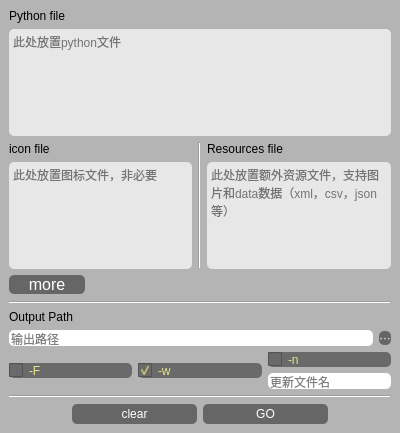
<?xml version="1.0" encoding="UTF-8"?>
<ui version="4.0">
 <class>MainWindow</class>
 <widget class="QMainWindow" name="MainWindow">
  <property name="geometry">
   <rect>
    <x>0</x>
    <y>0</y>
    <width>400</width>
    <height>433</height>
   </rect>
  </property>
  <property name="minimumSize">
   <size>
    <width>400</width>
    <height>0</height>
   </size>
  </property>
  <property name="windowTitle">
   <string>Packing For Py</string>
  </property>
  <property name="windowOpacity">
   <double>0.950000000000000</double>
  </property>
  <property name="styleSheet">
   <string notr="true">QMainWindow{
	background-color: rgb(180, 180, 180)
}
.QPushButton{
	border-radius: 5px;
	font: 20pt &quot;Dirnaith&quot;;
	color: white;
	background-color: rgb(102, 102, 102);
}
.QPushButton:hover { 
	color: black;
	background-color: rgb(124, 208, 190);
}
.QPushButton:pressed { 
	color: black;
	background-color: rgb(152, 255, 233);
}
.QLineEdit{
	font: 14pt &quot;Consolas&quot;;
	border-color: rgb(80, 156, 255);
	border-radius: 5px;
	color: black;
	background-color: rgb(255, 255, 255);
}
.QLineEdit:focus {
	padding: 1px;
	border: 3px solid rgb(239, 176, 74);
}
.QTextEdit{
	border-radius: 5px;
	font: 14pt &quot;Consolas&quot;;
	color: black;
	background-color: rgb(231, 231, 231);
}
.QTextEdit:focus {
	padding: 1px;
	border: 3px solid rgb(132, 132, 132);
	color: black;
}
.QLabel{
	font: 14pt &quot;Dirnaith&quot;;
	background-color: transparent;
}
.QCheckBox{
	border-radius: 5px;
	font: 14pt &quot;Consolas&quot;;
	color: rgb(231, 228, 142);
	background-color: rgb(106, 106, 106);
}</string>
  </property>
  <property name="iconSize">
   <size>
    <width>512</width>
    <height>512</height>
   </size>
  </property>
  <widget class="QWidget" name="centralwidget">
   <property name="styleSheet">
    <string notr="true"/>
   </property>
   <layout class="QVBoxLayout" name="verticalLayout_6">
    <item>
     <layout class="QVBoxLayout" name="verticalLayout_3">
      <item>
       <widget class="QLabel" name="label">
        <property name="sizePolicy">
         <sizepolicy hsizetype="Preferred" vsizetype="Fixed">
          <horstretch>0</horstretch>
          <verstretch>0</verstretch>
         </sizepolicy>
        </property>
        <property name="text">
         <string>Python file</string>
        </property>
       </widget>
      </item>
      <item>
       <widget class="QTextEdit" name="python">
        <property name="acceptDrops">
         <bool>true</bool>
        </property>
        <property name="placeholderText">
         <string>此处放置python文件</string>
        </property>
       </widget>
      </item>
     </layout>
    </item>
    <item>
     <widget class="QFrame" name="moreselection">
      <layout class="QHBoxLayout" name="horizontalLayout_4">
       <property name="spacing">
        <number>6</number>
       </property>
       <property name="leftMargin">
        <number>0</number>
       </property>
       <property name="topMargin">
        <number>0</number>
       </property>
       <property name="rightMargin">
        <number>0</number>
       </property>
       <property name="bottomMargin">
        <number>0</number>
       </property>
       <item>
        <layout class="QVBoxLayout" name="verticalLayout_2">
         <item>
          <widget class="QLabel" name="label_2">
           <property name="sizePolicy">
            <sizepolicy hsizetype="Preferred" vsizetype="Fixed">
             <horstretch>0</horstretch>
             <verstretch>0</verstretch>
            </sizepolicy>
           </property>
           <property name="text">
            <string>icon file</string>
           </property>
          </widget>
         </item>
         <item>
          <widget class="QTextEdit" name="icon">
           <property name="acceptDrops">
            <bool>true</bool>
           </property>
           <property name="placeholderText">
            <string>此处放置图标文件，非必要</string>
           </property>
          </widget>
         </item>
        </layout>
       </item>
       <item>
        <widget class="Line" name="line_3">
         <property name="orientation">
          <enum>Qt::Vertical</enum>
         </property>
        </widget>
       </item>
       <item>
        <layout class="QVBoxLayout" name="verticalLayout">
         <item>
          <widget class="QLabel" name="label_4">
           <property name="sizePolicy">
            <sizepolicy hsizetype="Preferred" vsizetype="Fixed">
             <horstretch>0</horstretch>
             <verstretch>0</verstretch>
            </sizepolicy>
           </property>
           <property name="text">
            <string>Resources file</string>
           </property>
          </widget>
         </item>
         <item>
          <widget class="QTextEdit" name="resources">
           <property name="acceptDrops">
            <bool>true</bool>
           </property>
           <property name="toolTip">
            <string>&lt;html&gt;&lt;head/&gt;&lt;body&gt;&lt;p&gt;通过.ui文件导入的程序需要将ui文件放在这，或者是其他需要放在同目录下的额外文件&lt;/p&gt;&lt;/body&gt;&lt;/html&gt;</string>
           </property>
           <property name="autoFormatting">
            <set>QTextEdit::AutoNone</set>
           </property>
           <property name="placeholderText">
            <string>此处放置额外资源文件，支持图片和data数据（xml，csv，json等）</string>
           </property>
          </widget>
         </item>
        </layout>
       </item>
      </layout>
     </widget>
    </item>
    <item>
     <layout class="QHBoxLayout" name="horizontalLayout_5" stretch="1,4">
      <item>
       <widget class="QPushButton" name="morefilebutton">
        <property name="styleSheet">
         <string notr="true">font: 12pt;</string>
        </property>
        <property name="text">
         <string>more</string>
        </property>
       </widget>
      </item>
      <item>
       <spacer name="horizontalSpacer_3">
        <property name="orientation">
         <enum>Qt::Horizontal</enum>
        </property>
        <property name="sizeHint" stdset="0">
         <size>
          <width>40</width>
          <height>20</height>
         </size>
        </property>
       </spacer>
      </item>
     </layout>
    </item>
    <item>
     <widget class="Line" name="line">
      <property name="orientation">
       <enum>Qt::Horizontal</enum>
      </property>
     </widget>
    </item>
    <item>
     <layout class="QVBoxLayout" name="verticalLayout_4">
      <item>
       <widget class="QLabel" name="label_3">
        <property name="text">
         <string>Output Path</string>
        </property>
       </widget>
      </item>
      <item>
       <layout class="QHBoxLayout" name="horizontalLayout_3">
        <item>
         <widget class="QLineEdit" name="pathEdit">
          <property name="inputMask">
           <string/>
          </property>
          <property name="text">
           <string/>
          </property>
          <property name="placeholderText">
           <string>输出路径</string>
          </property>
         </widget>
        </item>
        <item>
         <widget class="QPushButton" name="pathbutton">
          <property name="styleSheet">
           <string notr="true">font: 16pt &quot;5Zlash&quot;;</string>
          </property>
          <property name="text">
           <string>···</string>
          </property>
         </widget>
        </item>
       </layout>
      </item>
     </layout>
    </item>
    <item>
     <layout class="QHBoxLayout" name="horizontalLayout_2" stretch="1,1,1">
      <item>
       <widget class="QCheckBox" name="checkBox_F">
        <property name="toolTip">
         <string>&lt;html&gt;&lt;head/&gt;&lt;body&gt;&lt;pre style=&quot; margin-top:12px; margin-bottom:12px; margin-left:0px; margin-right:0px; -qt-block-indent:0; text-indent:0px;&quot;&gt;&lt;span style=&quot; font-family:'Courier New'; font-size:9pt;&quot;&gt;只在dist中生产一个demo.exe文件&lt;/span&gt;&lt;/pre&gt;&lt;pre style=&quot; margin-top:12px; margin-bottom:12px; margin-left:0px; margin-right:0px; -qt-block-indent:0; text-indent:0px;&quot;&gt;&lt;span style=&quot; font-family:'Courier New'; font-size:9pt;&quot;&gt;取消则是-D默认参数，生成exe加依赖文件&lt;/span&gt;&lt;/pre&gt;&lt;/body&gt;&lt;/html&gt;</string>
        </property>
        <property name="text">
         <string>-F</string>
        </property>
        <property name="checked">
         <bool>false</bool>
        </property>
       </widget>
      </item>
      <item>
       <widget class="QCheckBox" name="checkBox_w">
        <property name="toolTip">
         <string>&lt;html&gt;&lt;head/&gt;&lt;body&gt;&lt;p&gt;&lt;span style=&quot; font-family:'-apple-system','BlinkMacSystemFont','Apple Color Emoji','Segoe UI Emoji','Segoe UI Symbol','Segoe UI','PingFang SC','Hiragino Sans GB','Microsoft YaHei','Helvetica Neue','Helvetica','Arial','sans-serif'; font-size:9pt; color:#404040; background-color:rgba(179,179,179,0.14902);&quot;&gt;只对windows有效，不使用控制台，黑框。&lt;/span&gt;&lt;/p&gt;&lt;/body&gt;&lt;/html&gt;</string>
        </property>
        <property name="text">
         <string>-w</string>
        </property>
        <property name="checked">
         <bool>true</bool>
        </property>
       </widget>
      </item>
      <item>
       <layout class="QVBoxLayout" name="verticalLayout_5">
        <item>
         <widget class="QCheckBox" name="checkBox_n">
          <property name="toolTip">
           <string>&lt;html&gt;&lt;head/&gt;&lt;body&gt;&lt;p&gt;&lt;span style=&quot; font-size:9pt;&quot;&gt;改变exe名字，默认与主py程序同名。&lt;/span&gt;&lt;/p&gt;&lt;/body&gt;&lt;/html&gt;</string>
          </property>
          <property name="text">
           <string>-n</string>
          </property>
          <property name="checked">
           <bool>false</bool>
          </property>
          <property name="tristate">
           <bool>false</bool>
          </property>
         </widget>
        </item>
        <item>
         <widget class="QLineEdit" name="nameEdit">
          <property name="placeholderText">
           <string>更新文件名</string>
          </property>
         </widget>
        </item>
       </layout>
      </item>
     </layout>
    </item>
    <item>
     <spacer name="verticalSpacer">
      <property name="orientation">
       <enum>Qt::Vertical</enum>
      </property>
      <property name="sizeHint" stdset="0">
       <size>
        <width>20</width>
        <height>40</height>
       </size>
      </property>
     </spacer>
    </item>
    <item>
     <widget class="Line" name="line_2">
      <property name="orientation">
       <enum>Qt::Horizontal</enum>
      </property>
     </widget>
    </item>
    <item>
     <layout class="QHBoxLayout" name="horizontalLayout" stretch="1,2,2,1">
      <item>
       <spacer name="horizontalSpacer">
        <property name="orientation">
         <enum>Qt::Horizontal</enum>
        </property>
        <property name="sizeHint" stdset="0">
         <size>
          <width>40</width>
          <height>20</height>
         </size>
        </property>
       </spacer>
      </item>
      <item>
       <widget class="QPushButton" name="clearbutton">
        <property name="sizePolicy">
         <sizepolicy hsizetype="Preferred" vsizetype="Preferred">
          <horstretch>0</horstretch>
          <verstretch>0</verstretch>
         </sizepolicy>
        </property>
        <property name="text">
         <string>clear</string>
        </property>
       </widget>
      </item>
      <item>
       <widget class="QPushButton" name="packbutton">
        <property name="sizePolicy">
         <sizepolicy hsizetype="Preferred" vsizetype="Preferred">
          <horstretch>0</horstretch>
          <verstretch>0</verstretch>
         </sizepolicy>
        </property>
        <property name="text">
         <string>GO</string>
        </property>
       </widget>
      </item>
      <item>
       <spacer name="horizontalSpacer_2">
        <property name="orientation">
         <enum>Qt::Horizontal</enum>
        </property>
        <property name="sizeHint" stdset="0">
         <size>
          <width>40</width>
          <height>20</height>
         </size>
        </property>
       </spacer>
      </item>
     </layout>
    </item>
   </layout>
  </widget>
 </widget>
 <resources/>
 <connections/>
</ui>
